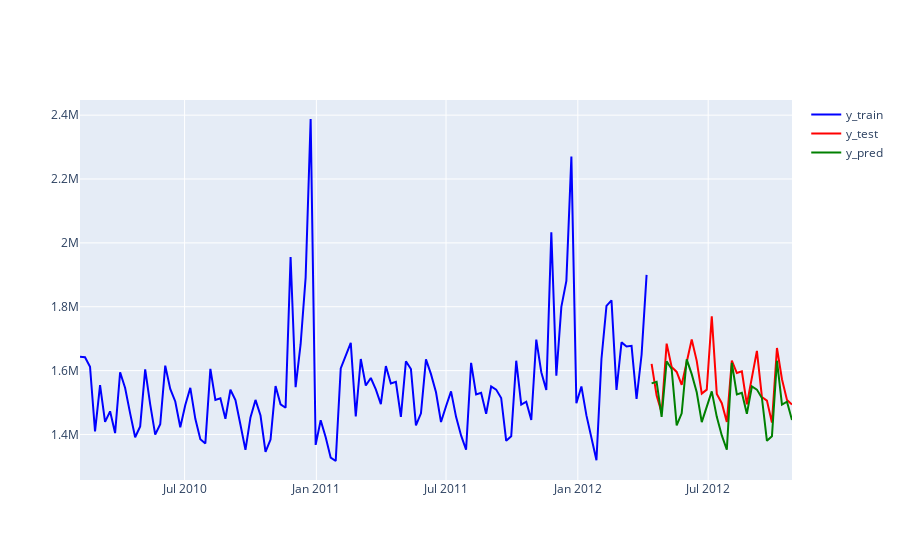

Here is the notebook cell this chart was saved with:
### Code cell
fh = np.arange(1,len(y_test)+1)

gscv.fit(transformed_df, fh=fh)
y_pred = gscv.predict(fh)**2
plot_ys(y_train, y_test, y_pred, labels=["y_train", "y_test", "y_pred"])
mape_loss(y_test, y_pred)
